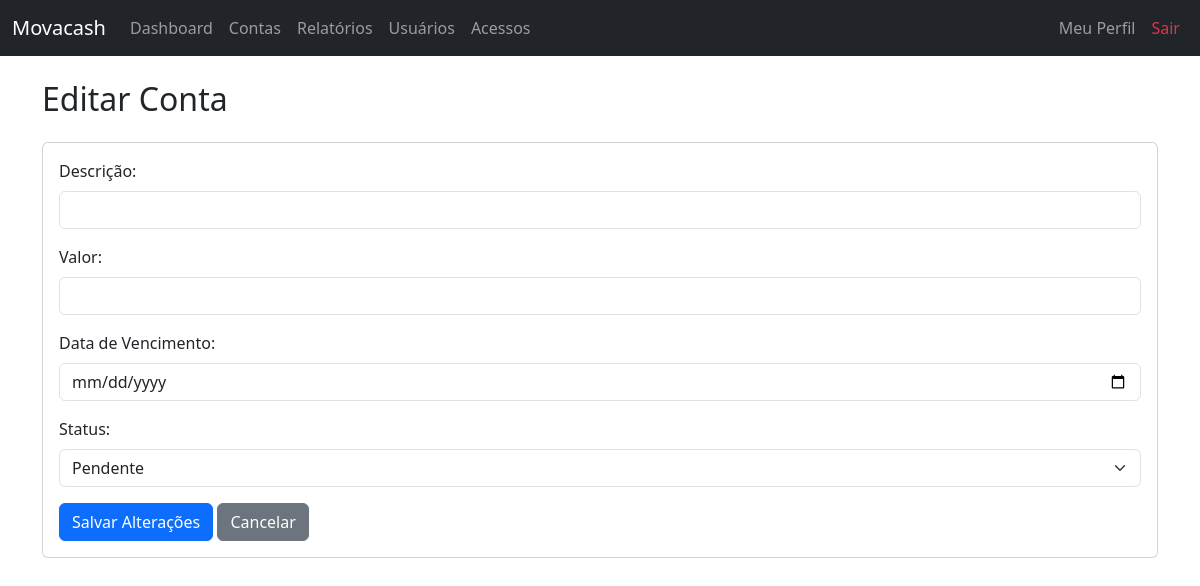
The app's page /editar-conta/2 (signed in), older data.
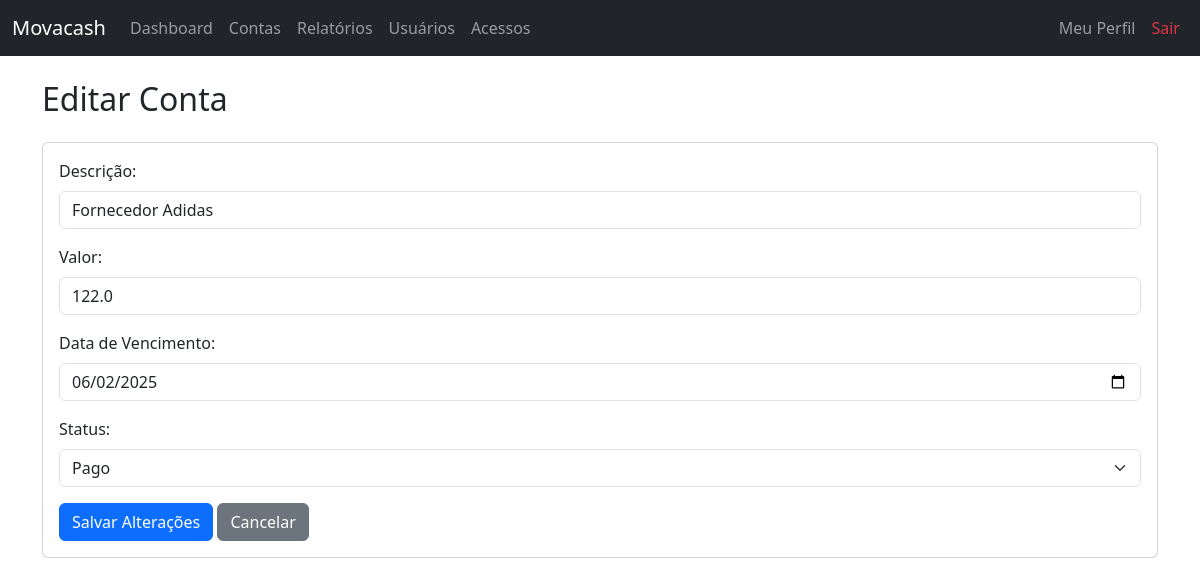
The same page, newer data.
### app/models.py (models this page shows)
class Conta(db.Model):
    __tablename__ = 'contas'
    id = db.Column(db.Integer, primary_key=True)
    descricao = db.Column(db.String(100), nullable=False)
    valor = db.Column(db.Float, nullable=False)
    vencimento = db.Column(db.Date, nullable=False)
    status = db.Column(db.String(20), nullable=False)
    usuario_id = db.Column(db.Integer, db.ForeignKey('usuarios.id'), nullable=False)

### app/routes.py (the view, shortened to what this page needs)
@bp.route('/editar-conta/<int:id>', methods=['GET', 'POST'])
@login_obrigatorio
def editar_conta(id):
    conta = Conta.query.get(id)
    return render_template('editar_conta.html', conta=conta)

### app/utils.py (called while the page is built)
def login_obrigatorio(f):
    @wraps(f)
    def decorated_function(*args, **kwargs):
        if 'usuario_id' not in session:
            return redirect(url_for('main.login'))
        return f(*args, **kwargs)
    return decorated_function

### app/templates/editar_conta.html (shortened to what this page needs)
{% extends "base.html" %}
{% block content %}
<h2 class="mb-4">Editar Conta</h2>
<div class="card">
    <div class="card-body">
        <form method="POST">
            <div class="mb-3">
                <label class="form-label">Descrição:</label>
                <input type="text" name="descricao" class="form-control" value="{{ conta.descricao }}" required>
            </div>
            <div class="mb-3">
                <label class="form-label">Valor:</label>
                <input type="number" name="valor" step="0.01" class="form-control" value="{{ conta.valor }}" required>
            </div>
            <div class="mb-3">
                <label class="form-label">Data de Vencimento:</label>
                <input type="date" name="vencimento" class="form-control" value="{{ conta.vencimento }}">
            </div>
            <div class="mb-3">
                <label class="form-label">Status:</label>
                <select name="status" class="form-select" required>
                    <option value="pendente" {% if conta.status == 'pendente' %}selected{% endif %}>Pendente</option>
                    <option value="pago" {% if conta.status == 'pago' %}selected{% endif %}>Pago</option>
                </select>
            </div>
            <button type="submit" class="btn btn-primary">Salvar Alterações</button>
            <a href="{{ url_for('main.contas') }}" class="btn btn-secondary">Cancelar</a>
        </form>
    </div>
</div>
{% endblock %}

Row changes from the older to the newer data that the page shows:
added Conta: descricao "Fornecedor Adidas", valor "122.0", vencimento "06/02/2025", status "Pago"
Text that changed along with them:
form field status: "Pendente" → (not shown)
